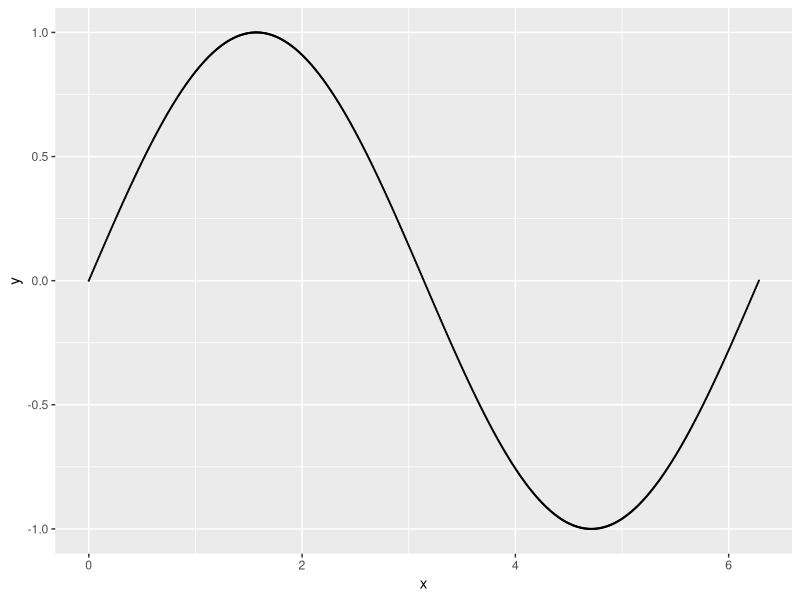
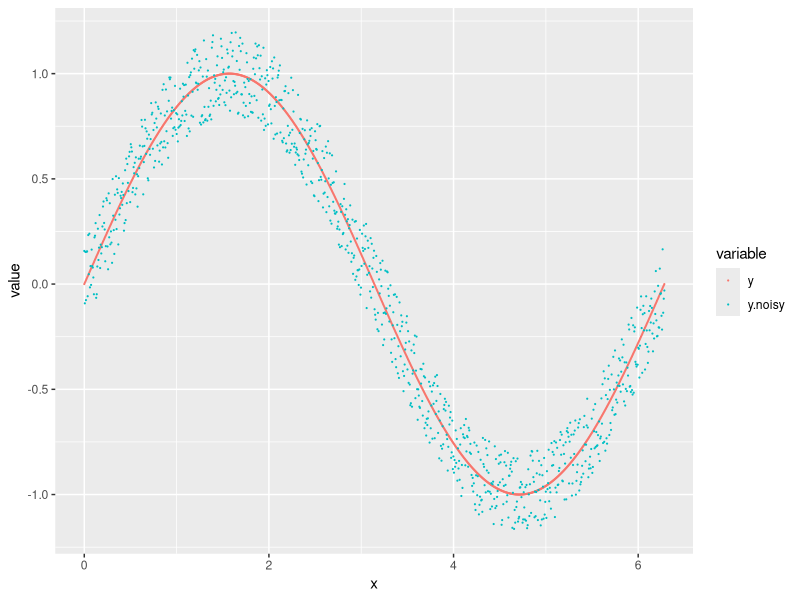
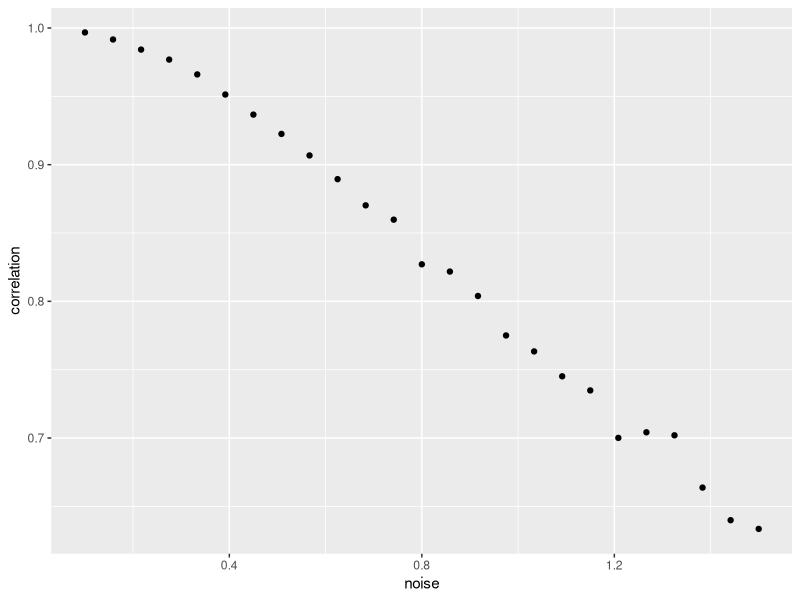
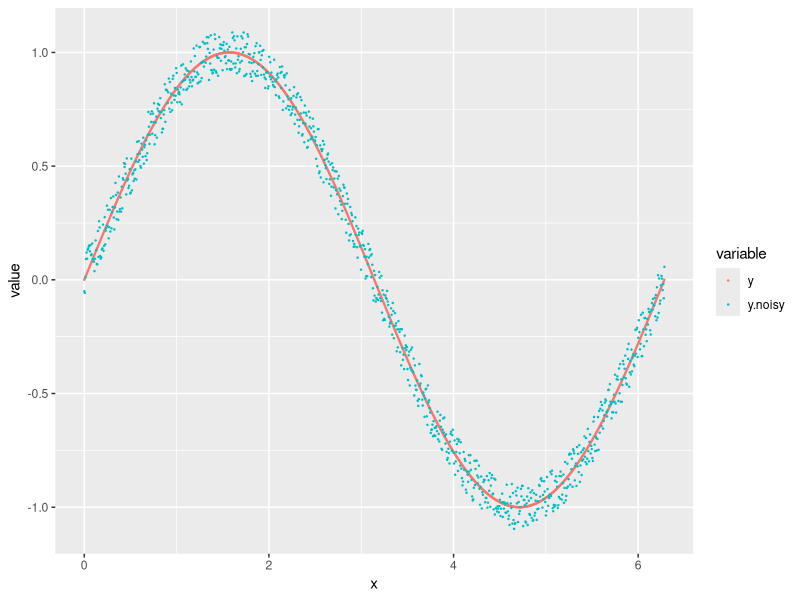
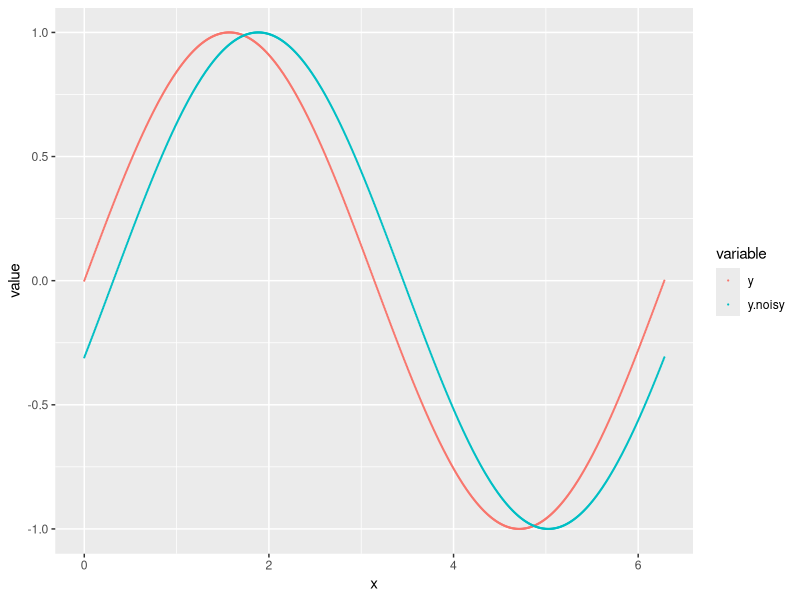

The R source for these figures, in order:
## R 101:
## * Variables are vectors by default
## * Standard data structure is a data frame ("table" with names columns and rows)
## * <- is used for assignment
## * assignments in function definitions set standard values

library(ggplot2)
library(reshape2)

## Generate a discrete sample of function fn on domain [.from, .to]
## with N samples. Returns a data frame with x=input values,
## y=sampled function values
sample.fn <- function(.from, .to, fun=sin, N=1024) {
    res <- data.frame(x=seq(from=.from, to=.to, length.out=N))
    res$y <- fun(res$x)

    return(res)
}

## Sample a simple sinus
dat <- sample.fn(0, 2*pi)

## and visualise the result.
## ggplot 101:
## * First argument gives the data frame to plot
## * aes sets which variables in the data frame are mapped to which aesthetic
##   property (here: x and y coordinate, but could also be colour, see below)
## * geom_point instructs to plot individual points 
ggplot(dat, aes(x=x,y=y)) + geom_point(size=0.1)


## Augment a data frame with noise that affects computed y values
## (additive uniform noise; other types of noise may appear in real-world
## experiments)
gen.noisy.df <- function(dat, noise.strength=0.2) {
    dat$y.noisy <- dat$y+runif(nrow(dat), -noise.strength, noise.strength)
    return(dat)
}

## Let's inspect the influence of the noise on the numerical values
head(gen.noisy.df(dat))

## ... and visualise the differences between noisy and perfect measurement
## (the melt step is here to transform data from a wide to a long representation;
## this eases plotting, but is not essential for our purposes)
dat.molten <- melt(gen.noisy.df(dat), id.vars=c("x"))
ggplot(dat.molten, aes(x=x, y=value, colour=variable)) + geom_point(size=0.1)

## The "similarity" between two measurements may be quantified with the Pearson
## correlation, of course with the perils discussed in the lecture.
## NOTE: When you run this calculation multiple times, derived correlation
## values will differ in subsequent runs because the stochastis noise is
## re-generated on each call
cor(dat$y, gen.noisy.df(dat)$y.noisy)

## Systematically study the correlation value with increasing amounts of noise
gen.cor.seq <- function(dat, noise.values) {
    return(do.call(rbind, lapply(noise.values, function(noise) {
        return(data.frame(noise=noise, correlation=cor(dat$y, gen.noisy.df(dat, noise)$y.noisy)))
    })))
}

res.noise <- gen.cor.seq(dat, seq(from=0.1, to=1.5, length.out=25))
ggplot(res.noise, aes(x=noise, y=correlation)) + geom_point()


## Visually inspect the action of different noise levels
ggplot(melt(gen.noisy.df(dat, 0.1), id.vars=c("x")),
       aes(x=x, y=value, colour=variable)) + geom_point(size=0.2)



## Another type of "noise" (in a general sense) may cause the characteristics of
## the measured function to change from the original observation.
## This functions augments a given sampling dataframe with "functional" noise.
gen.noisy.df.fun <- function(dat, fn=cos) {
    dat$y.noisy <- fn(dat$x)
    return(dat)
}

## Visualise orginal function and shifted "reproduction"
ggplot(melt(gen.noisy.df.fun(dat, function(x) {sin(x-0.1*pi)}),
            id.vars=c("x")), aes(x=x, y=value, colour=variable)) + geom_point(size=0.1)

## Compute the quantitative correlation for this type of "noise"
## (it is instructive to visualise for which shifts the correlation value turns negative)
cor(dat$y, gen.noisy.df.fun(dat, function(x) {sin(x-0.1*pi)})$y.noisy)
